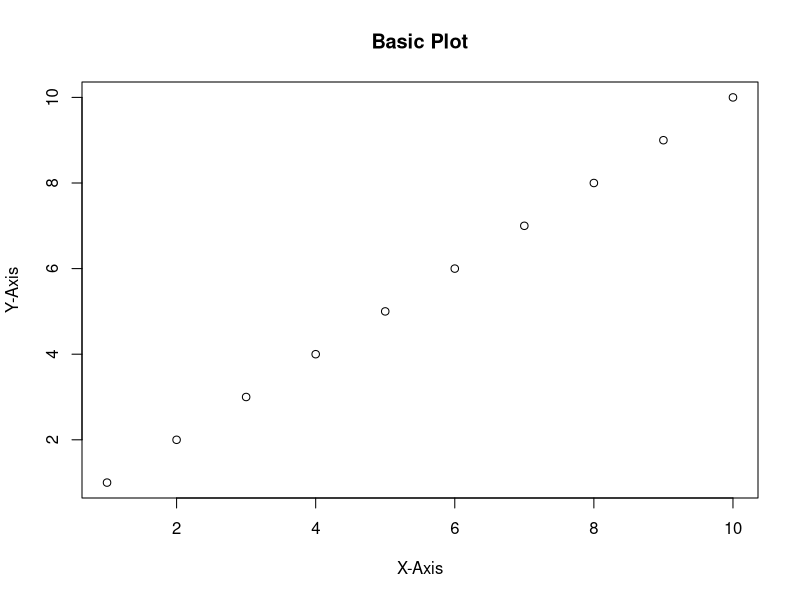
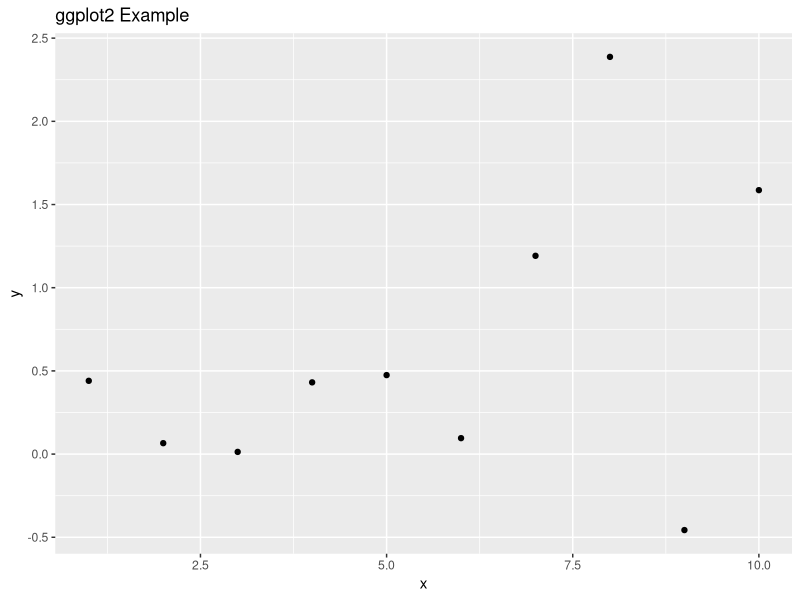

These charts were generated, in order, by the following R code:
# Example of Data Visualization

# Basic Plot
plot(1:10, main="Basic Plot", xlab="X-Axis", ylab="Y-Axis")

# ggplot2 Example
library(ggplot2)

data <- data.frame(x=1:10, y=rnorm(10))
ggplot(data, aes(x=x, y=y)) + geom_point() + ggtitle("ggplot2 Example")

